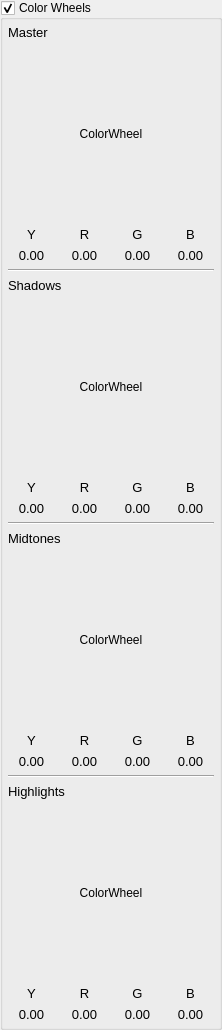
            <widget class="QGroupBox" name="groupBoxColorWheels">
             <property name="title">
              <string>Color Wheels</string>
             </property>
             <property name="checkable">
              <bool>true</bool>
             </property>
             <layout class="QGridLayout" name="gridLayout_30">
              <property name="leftMargin">
               <number>5</number>
              </property>
              <property name="topMargin">
               <number>5</number>
              </property>
              <property name="rightMargin">
               <number>5</number>
              </property>
              <property name="bottomMargin">
               <number>5</number>
              </property>
              <item row="0" column="0">
               <widget class="QFrame" name="frameColorWheels">
                <layout class="QVBoxLayout" name="verticalLayout_9">
                 <property name="leftMargin">
                  <number>0</number>
                 </property>
                 <property name="topMargin">
                  <number>0</number>
                 </property>
                 <property name="rightMargin">
                  <number>0</number>
                 </property>
                 <property name="bottomMargin">
                  <number>0</number>
                 </property>
                 <item>
                  <widget class="QLabel" name="label_9">
                   <property name="font">
                    <font>
                     <pointsize>10</pointsize>
                    </font>
                   </property>
                   <property name="text">
                    <string>Master</string>
                   </property>
                  </widget>
                 </item>
                 <item>
                  <layout class="QHBoxLayout" name="horizontalLayout_28">
                   <item>
                    <spacer name="horizontalSpacer_18">
                     <property name="orientation">
                      <enum>Qt::Horizontal</enum>
                     </property>
                     <property name="sizeHint" stdset="0">
                      <size>
                       <width>28</width>
                       <height>20</height>
                      </size>
                     </property>
                    </spacer>
                   </item>
                   <item>
                    <widget class="ColorWheel" name="labelColorWheelMaster">
                     <property name="sizePolicy">
                      <sizepolicy hsizetype="Preferred" vsizetype="Fixed">
                       <horstretch>0</horstretch>
                       <verstretch>0</verstretch>
                      </sizepolicy>
                     </property>
                     <property name="minimumSize">
                      <size>
                       <width>150</width>
                       <height>175</height>
                      </size>
                     </property>
                     <property name="maximumSize">
                      <size>
                       <width>150</width>
                       <height>175</height>
                      </size>
                     </property>
                     <property name="text">
                      <string>ColorWheel</string>
                     </property>
                     <property name="alignment">
                      <set>Qt::AlignCenter</set>
                     </property>
                    </widget>
                   </item>
                   <item>
                    <spacer name="horizontalSpacer_19">
                     <property name="orientation">
                      <enum>Qt::Horizontal</enum>
                     </property>
                     <property name="sizeHint" stdset="0">
                      <size>
                       <width>28</width>
                       <height>20</height>
                      </size>
                     </property>
                    </spacer>
                   </item>
                  </layout>
                 </item>
                 <item>
                  <layout class="QGridLayout" name="gridLayout_26">
                   <item row="0" column="0">
                    <widget class="QLabel" name="label_16">
                     <property name="font">
                      <font>
                       <pointsize>10</pointsize>
                      </font>
                     </property>
                     <property name="text">
                      <string>Y</string>
                     </property>
                     <property name="alignment">
                      <set>Qt::AlignCenter</set>
                     </property>
                    </widget>
                   </item>
                   <item row="0" column="1">
                    <widget class="QLabel" name="label_15">
                     <property name="font">
                      <font>
                       <pointsize>10</pointsize>
                      </font>
                     </property>
                     <property name="text">
                      <string>R</string>
                     </property>
                     <property name="alignment">
                      <set>Qt::AlignCenter</set>
                     </property>
                    </widget>
                   </item>
                   <item row="0" column="2">
                    <widget class="QLabel" name="label_17">
                     <property name="font">
                      <font>
                       <pointsize>10</pointsize>
                      </font>
                     </property>
                     <property name="text">
                      <string>G</string>
                     </property>
                     <property name="alignment">
                      <set>Qt::AlignCenter</set>
                     </property>
                    </widget>
                   </item>
                   <item row="0" column="3">
                    <widget class="QLabel" name="label_18">
                     <property name="font">
                      <font>
                       <pointsize>10</pointsize>
                      </font>
                     </property>
                     <property name="text">
                      <string>B</string>
                     </property>
                     <property name="alignment">
                      <set>Qt::AlignCenter</set>
                     </property>
                    </widget>
                   </item>
                   <item row="1" column="0">
                    <widget class="QLabel" name="labelYmaster">
                     <property name="font">
                      <font>
                       <pointsize>10</pointsize>
                      </font>
                     </property>
                     <property name="text">
                      <string>0.00</string>
                     </property>
                     <property name="alignment">
                      <set>Qt::AlignCenter</set>
                     </property>
                    </widget>
                   </item>
                   <item row="1" column="1">
                    <widget class="QLabel" name="labelRmaster_2">
                     <property name="font">
                      <font>
                       <pointsize>10</pointsize>
                      </font>
                     </property>
                     <property name="text">
                      <string>0.00</string>
                     </property>
                     <property name="alignment">
                      <set>Qt::AlignCenter</set>
                     </property>
                    </widget>
                   </item>
                   <item row="1" column="2">
                    <widget class="QLabel" name="labelGmaster">
                     <property name="font">
                      <font>
                       <pointsize>10</pointsize>
                      </font>
                     </property>
                     <property name="text">
                      <string>0.00</string>
                     </property>
                     <property name="alignment">
                      <set>Qt::AlignCenter</set>
                     </property>
                    </widget>
                   </item>
                   <item row="1" column="3">
                    <widget class="QLabel" name="labelBmaster">
                     <property name="font">
                      <font>
                       <pointsize>10</pointsize>
                      </font>
                     </property>
                     <property name="text">
                      <string>0.00</string>
                     </property>
                     <property name="alignment">
                      <set>Qt::AlignCenter</set>
                     </property>
                    </widget>
                   </item>
                  </layout>
                 </item>
                 <item>
                  <widget class="Line" name="line_13">
                   <property name="orientation">
                    <enum>Qt::Horizontal</enum>
                   </property>
                  </widget>
                 </item>
                 <item>
                  <widget class="QLabel" name="label_13">
                   <property name="font">
                    <font>
                     <pointsize>10</pointsize>
                    </font>
                   </property>
                   <property name="text">
                    <string>Shadows</string>
                   </property>
                  </widget>
                 </item>
                 <item>
                  <layout class="QHBoxLayout" name="horizontalLayout_27">
                   <item>
                    <spacer name="horizontalSpacer_21">
                     <property name="orientation">
                      <enum>Qt::Horizontal</enum>
                     </property>
                     <property name="sizeHint" stdset="0">
                      <size>
                       <width>28</width>
                       <height>20</height>
                      </size>
                     </property>
                    </spacer>
                   </item>
                   <item>
                    <widget class="ColorWheel" name="labelColorWheelShadows">
                     <property name="sizePolicy">
                      <sizepolicy hsizetype="Fixed" vsizetype="Fixed">
                       <horstretch>0</horstretch>
                       <verstretch>0</verstretch>
                      </sizepolicy>
                     </property>
                     <property name="minimumSize">
                      <size>
                       <width>150</width>
                       <height>175</height>
                      </size>
                     </property>
                     <property name="maximumSize">
                      <size>
                       <width>150</width>
                       <height>175</height>
                      </size>
                     </property>
                     <property name="text">
                      <string>ColorWheel</string>
                     </property>
                     <property name="alignment">
                      <set>Qt::AlignCenter</set>
                     </property>
                    </widget>
                   </item>
                   <item>
                    <spacer name="horizontalSpacer_20">
                     <property name="orientation">
                      <enum>Qt::Horizontal</enum>
                     </property>
                     <property name="sizeHint" stdset="0">
                      <size>
                       <width>28</width>
                       <height>20</height>
                      </size>
                     </property>
                    </spacer>
                   </item>
                  </layout>
                 </item>
                 <item>
                  <layout class="QGridLayout" name="gridLayout_27">
                   <item row="0" column="0">
                    <widget class="QLabel" name="label_19">
                     <property name="font">
                      <font>
                       <pointsize>10</pointsize>
                      </font>
                     </property>
                     <property name="text">
                      <string>Y</string>
                     </property>
                     <property name="alignment">
                      <set>Qt::AlignCenter</set>
                     </property>
                    </widget>
                   </item>
                   <item row="0" column="1">
                    <widget class="QLabel" name="label_20">
                     <property name="font">
                      <font>
                       <pointsize>10</pointsize>
                      </font>
                     </property>
                     <property name="text">
                      <string>R</string>
                     </property>
                     <property name="alignment">
                      <set>Qt::AlignCenter</set>
                     </property>
                    </widget>
                   </item>
                   <item row="0" column="2">
                    <widget class="QLabel" name="label_21">
                     <property name="font">
                      <font>
                       <pointsize>10</pointsize>
                      </font>
                     </property>
                     <property name="text">
                      <string>G</string>
                     </property>
                     <property name="alignment">
                      <set>Qt::AlignCenter</set>
                     </property>
                    </widget>
                   </item>
                   <item row="0" column="3">
                    <widget class="QLabel" name="label_22">
                     <property name="font">
                      <font>
                       <pointsize>10</pointsize>
                      </font>
                     </property>
                     <property name="text">
                      <string>B</string>
                     </property>
                     <property name="alignment">
                      <set>Qt::AlignCenter</set>
                     </property>
                    </widget>
                   </item>
                   <item row="1" column="0">
                    <widget class="QLabel" name="labelYshadows">
                     <property name="font">
                      <font>
                       <pointsize>10</pointsize>
                      </font>
                     </property>
                     <property name="text">
                      <string>0.00</string>
                     </property>
                     <property name="alignment">
                      <set>Qt::AlignCenter</set>
                     </property>
                    </widget>
                   </item>
                   <item row="1" column="1">
                    <widget class="QLabel" name="labelRshadows">
                     <property name="font">
                      <font>
                       <pointsize>10</pointsize>
                      </font>
                     </property>
                     <property name="text">
                      <string>0.00</string>
                     </property>
                     <property name="alignment">
                      <set>Qt::AlignCenter</set>
                     </property>
                    </widget>
                   </item>
                   <item row="1" column="2">
                    <widget class="QLabel" name="labelGshadows">
                     <property name="font">
                      <font>
                       <pointsize>10</pointsize>
                      </font>
                     </property>
                     <property name="text">
                      <string>0.00</string>
                     </property>
                     <property name="alignment">
                      <set>Qt::AlignCenter</set>
                     </property>
                    </widget>
                   </item>
                   <item row="1" column="3">
                    <widget class="QLabel" name="labelBshadows">
                     <property name="font">
                      <font>
                       <pointsize>10</pointsize>
                      </font>
                     </property>
                     <property name="text">
                      <string>0.00</string>
                     </property>
                     <property name="alignment">
                      <set>Qt::AlignCenter</set>
                     </property>
                    </widget>
                   </item>
                  </layout>
                 </item>
                 <item>
                  <widget class="Line" name="line_14">
                   <property name="orientation">
                    <enum>Qt::Horizontal</enum>
                   </property>
                  </widget>
                 </item>
                 <item>
                  <widget class="QLabel" name="label_14">
                   <property name="font">
                    <font>
                     <pointsize>10</pointsize>
                    </font>
                   </property>
                   <property name="text">
                    <string>Midtones</string>
                   </property>
                  </widget>
                 </item>
                 <item>
                  <layout class="QHBoxLayout" name="horizontalLayout_26">
                   <item>
                    <spacer name="horizontalSpacer_23">
                     <property name="orientation">
                      <enum>Qt::Horizontal</enum>
                     </property>
                     <property name="sizeHint" stdset="0">
                      <size>
                       <width>28</width>
                       <height>20</height>
                      </size>
                     </property>
                    </spacer>
                   </item>
                   <item>
                    <widget class="ColorWheel" name="labelColorWheelMidtones">
                     <property name="sizePolicy">
                      <sizepolicy hsizetype="Fixed" vsizetype="Fixed">
                       <horstretch>0</horstretch>
                       <verstretch>0</verstretch>
                      </sizepolicy>
                     </property>
                     <property name="minimumSize">
                      <size>
                       <width>150</width>
                       <height>175</height>
                      </size>
                     </property>
                     <property name="maximumSize">
                      <size>
                       <width>150</width>
                       <height>175</height>
                      </size>
                     </property>
                     <property name="text">
                      <string>ColorWheel</string>
                     </property>
                     <property name="alignment">
                      <set>Qt::AlignCenter</set>
                     </property>
                    </widget>
                   </item>
                   <item>
                    <spacer name="horizontalSpacer_22">
                     <property name="orientation">
                      <enum>Qt::Horizontal</enum>
                     </property>
                     <property name="sizeHint" stdset="0">
                      <size>
                       <width>28</width>
                       <height>20</height>
                      </size>
                     </property>
                    </spacer>
                   </item>
                  </layout>
                 </item>
                 <item>
                  <layout class="QGridLayout" name="gridLayout_28">
                   <item row="0" column="0">
                    <widget class="QLabel" name="label_23">
                     <property name="font">
                      <font>
                       <pointsize>10</pointsize>
                      </font>
                     </property>
                     <property name="text">
                      <string>Y</string>
                     </property>
                     <property name="alignment">
                      <set>Qt::AlignCenter</set>
                     </property>
                    </widget>
                   </item>
                   <item row="0" column="1">
                    <widget class="QLabel" name="label_24">
                     <property name="font">
                      <font>
                       <pointsize>10</pointsize>
                      </font>
                     </property>
                     <property name="text">
                      <string>R</string>
                     </property>
                     <property name="alignment">
                      <set>Qt::AlignCenter</set>
                     </property>
                    </widget>
                   </item>
                   <item row="0" column="2">
                    <widget class="QLabel" name="label_25">
                     <property name="font">
                      <font>
                       <pointsize>10</pointsize>
                      </font>
                     </property>
                     <property name="text">
                      <string>G</string>
                     </property>
                     <property name="alignment">
                      <set>Qt::AlignCenter</set>
                     </property>
                    </widget>
                   </item>
                   <item row="0" column="3">
                    <widget class="QLabel" name="label_26">
                     <property name="font">
                      <font>
                       <pointsize>10</pointsize>
                      </font>
                     </property>
                     <property name="text">
                      <string>B</string>
                     </property>
                     <property name="alignment">
                      <set>Qt::AlignCenter</set>
                     </property>
                    </widget>
                   </item>
                   <item row="1" column="0">
                    <widget class="QLabel" name="labelYmids">
                     <property name="font">
                      <font>
                       <pointsize>10</pointsize>
                      </font>
                     </property>
                     <property name="text">
                      <string>0.00</string>
                     </property>
                     <property name="alignment">
                      <set>Qt::AlignCenter</set>
                     </property>
                    </widget>
                   </item>
                   <item row="1" column="1">
                    <widget class="QLabel" name="labelRmids">
                     <property name="font">
                      <font>
                       <pointsize>10</pointsize>
                      </font>
                     </property>
                     <property name="text">
                      <string>0.00</string>
                     </property>
                     <property name="alignment">
                      <set>Qt::AlignCenter</set>
                     </property>
                    </widget>
                   </item>
                   <item row="1" column="2">
                    <widget class="QLabel" name="labelGmids">
                     <property name="font">
                      <font>
                       <pointsize>10</pointsize>
                      </font>
                     </property>
                     <property name="text">
                      <string>0.00</string>
                     </property>
                     <property name="alignment">
                      <set>Qt::AlignCenter</set>
                     </property>
                    </widget>
                   </item>
                   <item row="1" column="3">
                    <widget class="QLabel" name="labelBmids">
                     <property name="font">
                      <font>
                       <pointsize>10</pointsize>
                      </font>
                     </property>
                     <property name="text">
                      <string>0.00</string>
                     </property>
                     <property name="alignment">
                      <set>Qt::AlignCenter</set>
                     </property>
                    </widget>
                   </item>
                  </layout>
                 </item>
                 <item>
                  <widget class="Line" name="line_15">
                   <property name="orientation">
                    <enum>Qt::Horizontal</enum>
                   </property>
                  </widget>
                 </item>
                 <item>
                  <widget class="QLabel" name="label_12">
                   <property name="font">
                    <font>
                     <pointsize>10</pointsize>
                    </font>
                   </property>
                   <property name="text">
                    <string>Highlights</string>
                   </property>
                  </widget>
                 </item>
                 <item>
                  <layout class="QHBoxLayout" name="horizontalLayout_25">
                   <item>
                    <spacer name="horizontalSpacer_25">
                     <property name="orientation">
                      <enum>Qt::Horizontal</enum>
                     </property>
                     <property name="sizeHint" stdset="0">
                      <size>
                       <width>28</width>
                       <height>20</height>
                      </size>
                     </property>
                    </spacer>
                   </item>
                   <item>
                    <widget class="ColorWheel" name="labelColorWheelHighlights">
                     <property name="sizePolicy">
                      <sizepolicy hsizetype="Fixed" vsizetype="Fixed">
                       <horstretch>0</horstretch>
                       <verstretch>0</verstretch>
                      </sizepolicy>
                     </property>
                     <property name="minimumSize">
                      <size>
                       <width>150</width>
                       <height>175</height>
                      </size>
                     </property>
                     <property name="maximumSize">
                      <size>
                       <width>150</width>
                       <height>175</height>
                      </size>
                     </property>
                     <property name="text">
                      <string>ColorWheel</string>
                     </property>
                     <property name="alignment">
                      <set>Qt::AlignCenter</set>
                     </property>
                    </widget>
                   </item>
                   <item>
                    <spacer name="horizontalSpacer_24">
                     <property name="orientation">
                      <enum>Qt::Horizontal</enum>
                     </property>
                     <property name="sizeHint" stdset="0">
                      <size>
                       <width>28</width>
                       <height>20</height>
                      </size>
                     </property>
                    </spacer>
                   </item>
                  </layout>
                 </item>
                 <item>
                  <layout class="QGridLayout" name="gridLayout_29">
                   <item row="0" column="0">
                    <widget class="QLabel" name="label_27">
                     <property name="font">
                      <font>
                       <pointsize>10</pointsize>
                      </font>
                     </property>
                     <property name="text">
                      <string>Y</string>
                     </property>
                     <property name="alignment">
                      <set>Qt::AlignCenter</set>
                     </property>
                    </widget>
                   </item>
                   <item row="0" column="1">
                    <widget class="QLabel" name="label_28">
                     <property name="font">
                      <font>
                       <pointsize>10</pointsize>
                      </font>
                     </property>
                     <property name="text">
                      <string>R</string>
                     </property>
                     <property name="alignment">
                      <set>Qt::AlignCenter</set>
                     </property>
                    </widget>
                   </item>
                   <item row="0" column="2">
                    <widget class="QLabel" name="label_29">
                     <property name="font">
                      <font>
                       <pointsize>10</pointsize>
                      </font>
                     </property>
                     <property name="text">
                      <string>G</string>
                     </property>
                     <property name="alignment">
                      <set>Qt::AlignCenter</set>
                     </property>
                    </widget>
                   </item>
                   <item row="0" column="3">
                    <widget class="QLabel" name="label_30">
                     <property name="font">
                      <font>
                       <pointsize>10</pointsize>
                      </font>
                     </property>
                     <property name="text">
                      <string>B</string>
                     </property>
                     <property name="alignment">
                      <set>Qt::AlignCenter</set>
                     </property>
                    </widget>
                   </item>
                   <item row="1" column="0">
                    <widget class="QLabel" name="labelYhighlights">
                     <property name="font">
                      <font>
                       <pointsize>10</pointsize>
                      </font>
                     </property>
                     <property name="text">
                      <string>0.00</string>
                     </property>
                     <property name="alignment">
                      <set>Qt::AlignCenter</set>
                     </property>
                    </widget>
                   </item>
                   <item row="1" column="1">
                    <widget class="QLabel" name="labelRhighlights">
                     <property name="font">
                      <font>
                       <pointsize>10</pointsize>
                      </font>
                     </property>
                     <property name="text">
                      <string>0.00</string>
                     </property>
                     <property name="alignment">
                      <set>Qt::AlignCenter</set>
                     </property>
                    </widget>
                   </item>
                   <item row="1" column="2">
                    <widget class="QLabel" name="labelGhighlights">
                     <property name="font">
                      <font>
                       <pointsize>10</pointsize>
                      </font>
                     </property>
                     <property name="text">
                      <string>0.00</string>
                     </property>
                     <property name="alignment">
                      <set>Qt::AlignCenter</set>
                     </property>
                    </widget>
                   </item>
                   <item row="1" column="3">
                    <widget class="QLabel" name="labelBhighlights">
                     <property name="font">
                      <font>
                       <pointsize>10</pointsize>
                      </font>
                     </property>
                     <property name="text">
                      <string>0.00</string>
                     </property>
                     <property name="alignment">
                      <set>Qt::AlignCenter</set>
                     </property>
                    </widget>
                   </item>
                  </layout>
                 </item>
                </layout>
               </widget>
              </item>
             </layout>
            </widget>
